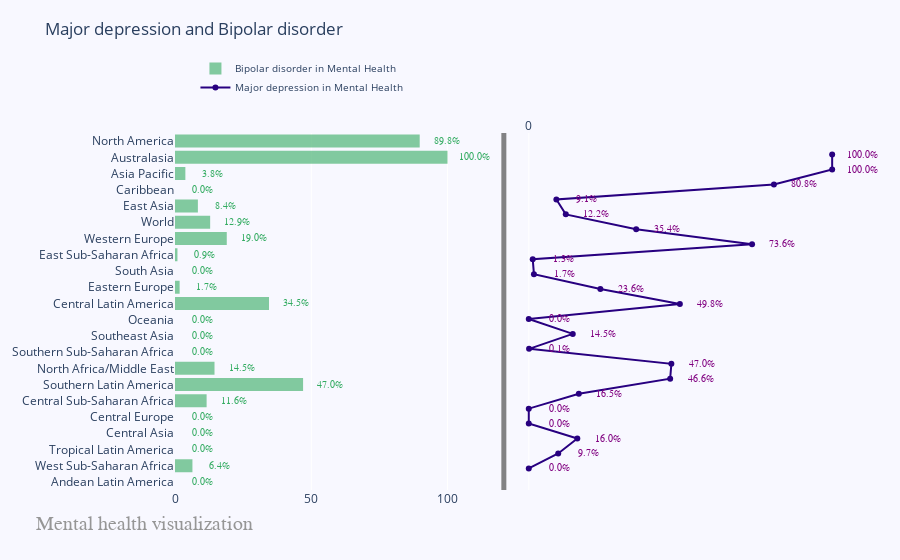

The notebook cell saved with this chart:
### Markdown cell above
1. North America shows the highest rates of anxiety and significant schizophrenia.
2. Australasia and Asia Pacific report moderate schizophrenia but elevated anxiety.
3. The lowest incidences of both conditions are in Central Asia and Andean Latin America.
4. Higher anxiety often aligns with higher schizophrenia rates, with some exceptions.
5. The Caribbean and East Asia present moderate schizophrenia with diverse anxiety levels.

### Code cell
fig = make_subplots(rows=1, cols=2, specs=[[{}, {}]], shared_xaxes=True,
                    shared_yaxes=False, vertical_spacing=0.001)

x1 = ["Andean Latin America", "West Sub-Saharan Africa", "Tropical Latin America", "Central Asia", "Central Europe",
    "Central Sub-Saharan Africa", "Southern Latin America", "North Africa/Middle East", "Southern Sub-Saharan Africa",
    "Southeast Asia", "Oceania", "Central Latin America", "Eastern Europe", "South Asia", "East Sub-Saharan Africa",
    "Western Europe", "World", "East Asia", "Caribbean", "Asia Pacific", "Australasia", "North America"]

fig.append_trace(go.Bar(
    x=df2["Bipolar disorder"],
    y=x1,
    marker=dict(
        color='rgba(50, 171, 96, 0.6)',
        line=dict(
            color='rgba(20, 10, 56, 1.0)',
            width=0),
    ),
    name='Bipolar disorder in Mental Health',
    orientation='h',
), 1, 1)

fig.append_trace(go.Scatter(
    x=df2["Major depression"], y=x1,
    mode='lines+markers',
    line_color='rgb(40, 0, 128)',
    name='Major depression in Mental Health',
), 1, 2)

fig.update_layout(
    title='Major depression and Bipolar disorder',
    yaxis=dict(
        showgrid=False,
        showline=False,
        showticklabels=True,
        domain=[0, 0.85],
    ),
    yaxis2=dict(
        showgrid=False,
        showline=True,
        showticklabels=False,
        linecolor='rgba(102, 102, 102, 0.8)',
        linewidth=5,
        domain=[0, 0.85],
    ),
    xaxis=dict(
        zeroline=False,
        showline=False,
        showticklabels=True,
        showgrid=True,
        domain=[0, 0.45],
    ),
    xaxis2=dict(
        zeroline=False,
        showline=False,
        showticklabels=True,
        showgrid=True,
        domain=[0.47, 1],
        side='top',
        dtick=10000,
    ),
    legend=dict(x=0.029, y=1.038, font_size=10),
    margin=dict(l=100, r=20, t=70, b=70),
    paper_bgcolor='rgb(248, 248, 255)',
    plot_bgcolor='rgb(248, 248, 255)',
)

annotations = []


# Adding labels
for ydn, yd, xd in zip(df2["Major depression"], df2["Bipolar disorder"], x1):
    # labeling the scatter savings
    annotations.append(dict(xref='x2', yref='y2',
                            y=xd, x=ydn+10,
                            text='{:,}'.format(ydn) + '%',
                            font=dict(family='Arial', size=10,
                                      color='rgb(128, 0, 128)'),
                            showarrow=False))
    # labeling the bar net worth
    annotations.append(dict(xref='x1', yref='y1',
                            y=xd, x=yd+10 ,
                            text=str(yd) + '%',
                            font=dict(family='Arial', size=10,
                                      color='rgb(50, 171, 96)'),
                            showarrow=False))
# Source
annotations.append(dict(xref='paper', yref='paper',
                        x=-0.2, y=-0.109,
                        text="Mental health visualization",
                        font=dict(family='Arial', size=20, color='rgb(150,150,150)'),
                        showarrow=False))

fig.update_layout(annotations=annotations)

fig.show()

### Figure 1 — Plotly figure (JSON) as saved in the notebook; plotly's stock layout.template omitted (floating-point values rounded to 4 significant figures)
{"data": [{"marker": {"color": "rgba(50, 171, 96, 0.6)", "line": {"color": "rgba(20, 10, 56, 1.0)", "width": 0}}, "name": "Bipolar disorder in Mental Health", "orientation": "h", "type": "bar", "x": [0, 6.4, 0, 0, 0, 11.6, 47, 14.5, 0, 0, 0, 34.5, 1.7, 0, 0.9, 19, 12.9, 8.4, 0, 3.8, 100, 89.8], "xaxis": "x", "y": ["Andean Latin America", "West Sub-Saharan Africa", "Tropical Latin America", "Central Asia", "Central Europe", "Central Sub-Saharan Africa", "Southern Latin America", "North Africa/Middle East", "Southern Sub-Saharan Africa", "Southeast Asia", "Oceania", "Central Latin America", "Eastern Europe", "South Asia", "East Sub-Saharan Africa", "Western Europe", "World", "East Asia", "Caribbean", "Asia Pacific", "Australasia", "North America"], "yaxis": "y"}, {"line": {"color": "rgb(40, 0, 128)"}, "mode": "lines+markers", "name": "Major depression in Mental Health", "type": "scatter", "x": [0, 9.7, 16, 0, 0, 16.5, 46.6, 47, 0.1, 14.5, 0, 49.8, 23.6, 1.7, 1.3, 73.6, 35.4, 12.2, 9.1, 80.8, 100, 100], "xaxis": "x2", "y": ["Andean Latin America", "West Sub-Saharan Africa", "Tropical Latin America", "Central Asia", "Central Europe", "Central Sub-Saharan Africa", "Southern Latin America", "North Africa/Middle East", "Southern Sub-Saharan Africa", "Southeast Asia", "Oceania", "Central Latin America", "Eastern Europe", "South Asia", "East Sub-Saharan Africa", "Western Europe", "World", "East Asia", "Caribbean", "Asia Pacific", "Australasia", "North America"], "yaxis": "y2"}], "layout": {"annotations": [{"font": {"color": "rgb(128, 0, 128)", "family": "Arial", "size": 10}, "showarrow": false, "text": "0.0%", "x": 10, "xref": "x2", "y": "Andean Latin America", "yref": "y2"}, {"font": {"color": "rgb(50, 171, 96)", "family": "Arial", "size": 10}, "showarrow": false, "text": "0.0%", "x": 10, "xref": "x", "y": "Andean Latin America", "yref": "y"}, {"font": {"color": "rgb(128, 0, 128)", "family": "Arial", "size": 10}, "showarrow": false, "text": "9.7%", "x": 19.7, "xref": "x2", "y": "West Sub-Saharan Africa", "yref": "y2"}, {"font": {"color": "rgb(50, 171, 96)", "family": "Arial", "size": 10}, "showarrow": false, "text": "6.4%", "x": 16.4, "xref": "x", "y": "West Sub-Saharan Africa", "yref": "y"}, {"font": {"color": "rgb(128, 0, 128)", "family": "Arial", "size": 10}, "showarrow": false, "text": "16.0%", "x": 26, "xref": "x2", "y": "Tropical Latin America", "yref": "y2"}, {"font": {"color": "rgb(50, 171, 96)", "family": "Arial", "size": 10}, "showarrow": false, "text": "0.0%", "x": 10, "xref": "x", "y": "Tropical Latin America", "yref": "y"}, {"font": {"color": "rgb(128, 0, 128)", "family": "Arial", "size": 10}, "showarrow": false, "text": "0.0%", "x": 10, "xref": "x2", "y": "Central Asia", "yref": "y2"}, {"font": {"color": "rgb(50, 171, 96)", "family": "Arial", "size": 10}, "showarrow": false, "text": "0.0%", "x": 10, "xref": "x", "y": "Central Asia", "yref": "y"}, {"font": {"color": "rgb(128, 0, 128)", "family": "Arial", "size": 10}, "showarrow": false, "text": "0.0%", "x": 10, "xref": "x2", "y": "Central Europe", "yref": "y2"}, {"font": {"color": "rgb(50, 171, 96)", "family": "Arial", "size": 10}, "showarrow": false, "text": "0.0%", "x": 10, "xref": "x", "y": "Central Europe", "yref": "y"}, {"font": {"color": "rgb(128, 0, 128)", "family": "Arial", "size": 10}, "showarrow": false, "text": "16.5%", "x": 26.5, "xref": "x2", "y": "Central Sub-Saharan Africa", "yref": "y2"}, {"font": {"color": "rgb(50, 171, 96)", "family": "Arial", "size": 10}, "showarrow": false, "text": "11.6%", "x": 21.6, "xref": "x", "y": "Central Sub-Saharan Africa", "yref": "y"}, {"font": {"color": "rgb(128, 0, 128)", "family": "Arial", "size": 10}, "showarrow": false, "text": "46.6%", "x": 56.6, "xref": "x2", "y": "Southern Latin America", "yref": "y2"}, {"font": {"color": "rgb(50, 171, 96)", "family": "Arial", "size": 10}, "showarrow": false, "text": "47.0%", "x": 57, "xref": "x", "y": "Southern Latin America", "yref": "y"}, {"font": {"color": "rgb(128, 0, 128)", "family": "Arial", "size": 10}, "showarrow": false, "text": "47.0%", "x": 57, "xref": "x2", "y": "North Africa/Middle East", "yref": "y2"}, {"font": {"color": "rgb(50, 171, 96)", "family": "Arial", "size": 10}, "showarrow": false, "text": "14.5%", "x": 24.5, "xref": "x", "y": "North Africa/Middle East", "yref": "y"}, {"font": {"color": "rgb(128, 0, 128)", "family": "Arial", "size": 10}, "showarrow": false, "text": "0.1%", "x": 10.1, "xref": "x2", "y": "Southern Sub-Saharan Africa", "yref": "y2"}, {"font": {"color": "rgb(50, 171, 96)", "family": "Arial", "size": 10}, "showarrow": false, "text": "0.0%", "x": 10, "xref": "x", "y": "Southern Sub-Saharan Africa", "yref": "y"}, {"font": {"color": "rgb(128, 0, 128)", "family": "Arial", "size": 10}, "showarrow": false, "text": "14.5%", "x": 24.5, "xref": "x2", "y": "Southeast Asia", "yref": "y2"}, {"font": {"color": "rgb(50, 171, 96)", "family": "Arial", "size": 10}, "showarrow": false, "text": "0.0%", "x": 10, "xref": "x", "y": "Southeast Asia", "yref": "y"}, {"font": {"color": "rgb(128, 0, 128)", "family": "Arial", "size": 10}, "showarrow": false, "text": "0.0%", "x": 10, "xref": "x2", "y": "Oceania", "yref": "y2"}, {"font": {"color": "rgb(50, 171, 96)", "family": "Arial", "size": 10}, "showarrow": false, "text": "0.0%", "x": 10, "xref": "x", "y": "Oceania", "yref": "y"}, {"font": {"color": "rgb(128, 0, 128)", "family": "Arial", "size": 10}, "showarrow": false, "text": "49.8%", "x": 59.8, "xref": "x2", "y": "Central Latin America", "yref": "y2"}, {"font": {"color": "rgb(50, 171, 96)", "family": "Arial", "size": 10}, "showarrow": false, "text": "34.5%", "x": 44.5, "xref": "x", "y": "Central Latin America", "yref": "y"}, {"font": {"color": "rgb(128, 0, 128)", "family": "Arial", "size": 10}, "showarrow": false, "text": "23.6%", "x": 33.6, "xref": "x2", "y": "Eastern Europe", "yref": "y2"}, {"font": {"color": "rgb(50, 171, 96)", "family": "Arial", "size": 10}, "showarrow": false, "text": "1.7%", "x": 11.7, "xref": "x", "y": "Eastern Europe", "yref": "y"}, {"font": {"color": "rgb(128, 0, 128)", "family": "Arial", "size": 10}, "showarrow": false, "text": "1.7%", "x": 11.7, "xref": "x2", "y": "South Asia", "yref": "y2"}, {"font": {"color": "rgb(50, 171, 96)", "family": "Arial", "size": 10}, "showarrow": false, "text": "0.0%", "x": 10, "xref": "x", "y": "South Asia", "yref": "y"}, {"font": {"color": "rgb(128, 0, 128)", "family": "Arial", "size": 10}, "showarrow": false, "text": "1.3%", "x": 11.3, "xref": "x2", "y": "East Sub-Saharan Africa", "yref": "y2"}, {"font": {"color": "rgb(50, 171, 96)", "family": "Arial", "size": 10}, "showarrow": false, "text": "0.9%", "x": 10.9, "xref": "x", "y": "East Sub-Saharan Africa", "yref": "y"}, {"font": {"color": "rgb(128, 0, 128)", "family": "Arial", "size": 10}, "showarrow": false, "text": "73.6%", "x": 83.6, "xref": "x2", "y": "Western Europe", "yref": "y2"}, {"font": {"color": "rgb(50, 171, 96)", "family": "Arial", "size": 10}, "showarrow": false, "text": "19.0%", "x": 29, "xref": "x", "y": "Western Europe", "yref": "y"}, {"font": {"color": "rgb(128, 0, 128)", "family": "Arial", "size": 10}, "showarrow": false, "text": "35.4%", "x": 45.4, "xref": "x2", "y": "World", "yref": "y2"}, {"font": {"color": "rgb(50, 171, 96)", "family": "Arial", "size": 10}, "showarrow": false, "text": "12.9%", "x": 22.9, "xref": "x", "y": "World", "yref": "y"}, {"font": {"color": "rgb(128, 0, 128)", "family": "Arial", "size": 10}, "showarrow": false, "text": "12.2%", "x": 22.2, "xref": "x2", "y": "East Asia", "yref": "y2"}, {"font": {"color": "rgb(50, 171, 96)", "family": "Arial", "size": 10}, "showarrow": false, "text": "8.4%", "x": 18.4, "xref": "x", "y": "East Asia", "yref": "y"}, {"font": {"color": "rgb(128, 0, 128)", "family": "Arial", "size": 10}, "showarrow": false, "text": "9.1%", "x": 19.1, "xref": "x2", "y": "Caribbean", "yref": "y2"}, {"font": {"color": "rgb(50, 171, 96)", "family": "Arial", "size": 10}, "showarrow": false, "text": "0.0%", "x": 10, "xref": "x", "y": "Caribbean", "yref": "y"}, {"font": {"color": "rgb(128, 0, 128)", "family": "Arial", "size": 10}, "showarrow": false, "text": "80.8%", "x": 90.8, "xref": "x2", "y": "Asia Pacific", "yref": "y2"}, {"font": {"color": "rgb(50, 171, 96)", "family": "Arial", "size": 10}, "showarrow": false, "text": "3.8%", "x": 13.8, "xref": "x", "y": "Asia Pacific", "yref": "y"}, {"font": {"color": "rgb(128, 0, 128)", "family": "Arial", "size": 10}, "showarrow": false, "text": "100.0%", "x": 110, "xref": "x2", "y": "Australasia", "yref": "y2"}, {"font": {"color": "rgb(50, 171, 96)", "family": "Arial", "size": 10}, "showarrow": false, "text": "100.0%", "x": 110, "xref": "x", "y": "Australasia", "yref": "y"}, {"font": {"color": "rgb(128, 0, 128)", "family": "Arial", "size": 10}, "showarrow": false, "text": "100.0%", "x": 110, "xref": "x2", "y": "North America", "yref": "y2"}, {"font": {"color": "rgb(50, 171, 96)", "family": "Arial", "size": 10}, "showarrow": false, "text": "89.8%", "x": 99.8, "xref": "x", "y": "North America", "yref": "y"}, {"font": {"color": "rgb(150,150,150)", "family": "Arial", "size": 20}, "showarrow": false, "text": "Mental health visualization", "x": -0.2, "xref": "paper", "y": -0.109, "yref": "paper"}], "legend": {"font": {"size": 10}, "x": 0.029, "y": 1.038}, "margin": {"b": 70, "l": 100, "r": 20, "t": 70}, "paper_bgcolor": "rgb(248, 248, 255)", "plot_bgcolor": "rgb(248, 248, 255)", "title": {"text": "Major depression and Bipolar disorder"}, "xaxis": {"anchor": "y", "domain": [0, 0.45], "showgrid": true, "showline": false, "showticklabels": true, "zeroline": false}, "xaxis2": {"anchor": "y2", "domain": [0.47, 1], "dtick": 10000, "showgrid": true, "showline": false, "showticklabels": true, "side": "top", "zeroline": false}, "yaxis": {"anchor": "x", "domain": [0, 0.85], "showgrid": false, "showline": false, "showticklabels": true}, "yaxis2": {"anchor": "x2", "domain": [0, 0.85], "linecolor": "rgba(102, 102, 102, 0.8)", "linewidth": 5, "showgrid": false, "showline": true, "showticklabels": false}}}
